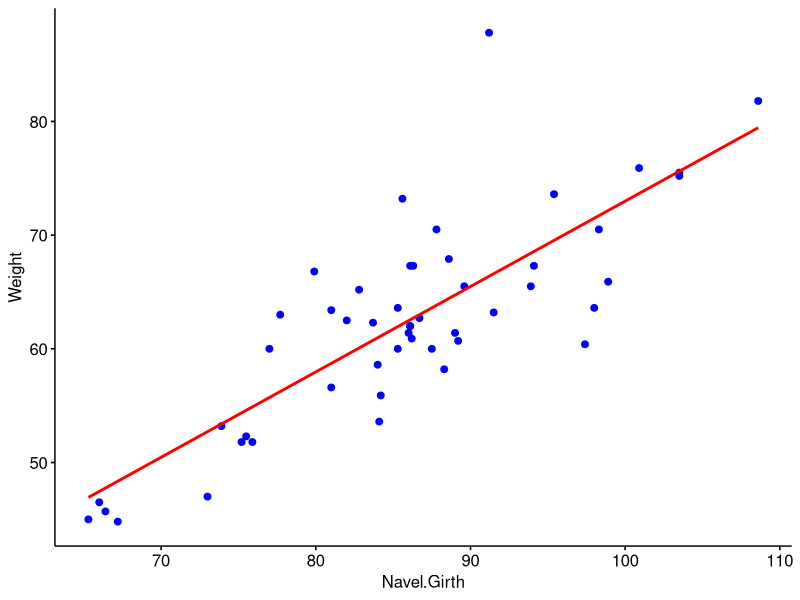
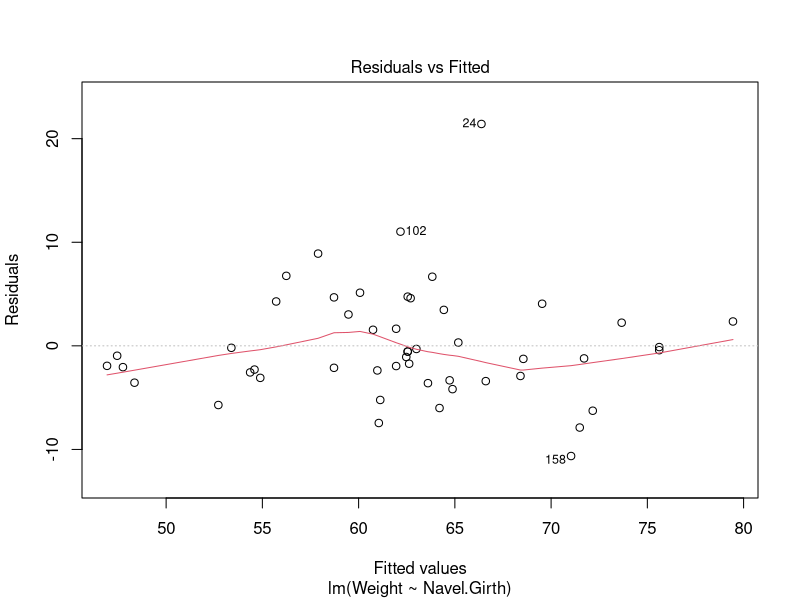
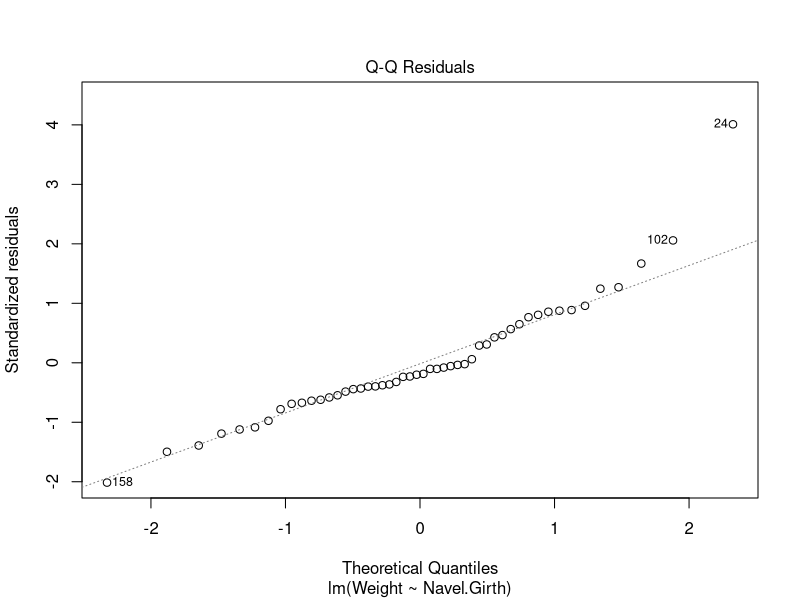
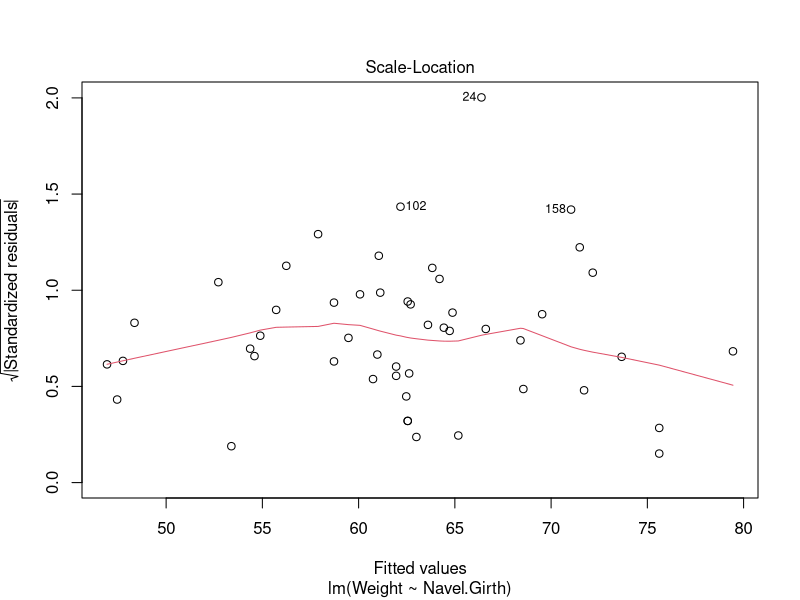
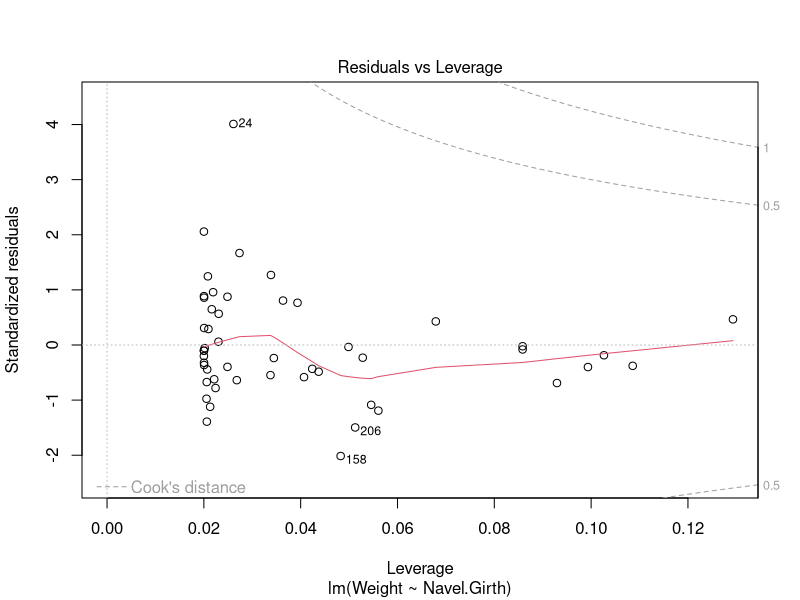

Reproduce these figures in R, in order. (Note: this script raises an error after producing the figures.)
## ---- chunk 1
knitr::opts_chunk$set(echo = TRUE)
## ---- chunk 2
library(dplyr)
library(ggpubr)
## ---- chunk 3
datos <- read.csv2("EP09 Datos.csv")
head(datos)

mujeres <- filter(datos, Gender == 0)

set.seed(1624)
muestra <- mujeres[sample(nrow(mujeres), 50), ]

predictores <- sample(24, 8)
predictores

muestraP <- muestra[predictores]
muestraP
## ---- chunk 4

modelo <- lm(Weight ~ Navel.Girth, data = muestra)

p <- ggscatter(muestra, x = "Navel.Girth", y = "Weight", color = "blue", fill = "blue")
p <- p + geom_smooth(method = lm, se = FALSE, colour = "red")

p

summary(modelo)
plot(modelo)
## ---- chunk 5
completo <- lm(Weight ~ Calf.Maximum.Girth + Age + Chest.diameter + Elbows.diameter + Shoulder.Girth + Chest.Girth + Bitrochanteric.diameter + Wrist.Minimum.Girth, data = muestra)
summary(completo)

add1(modelo, scope = completo)
